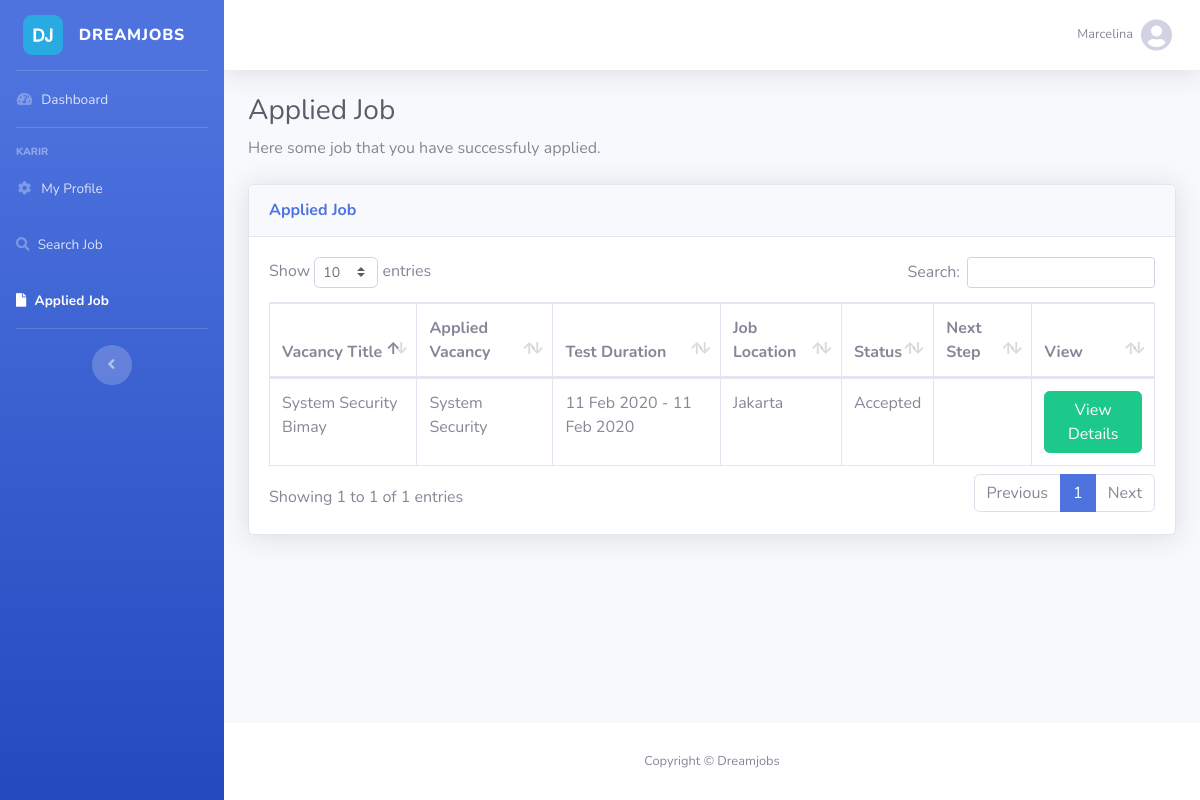
The page /UAppliedJob.php (signed in) on the database its author committed.
### tables this page shows
CREATE TABLE `trapplicantform` (
  `ApplicantFormId` varchar(15) NOT NULL,
  `UserID` varchar(15) DEFAULT NULL,
  `ApplicantDOB` date DEFAULT NULL,
  `ApplicantGender` varchar(10) DEFAULT NULL,
  `ApplicantAddress` varchar(255) DEFAULT NULL,
  `ApplicantPhone` varchar(55) DEFAULT NULL,
  `ApplicantIdentityNo` varchar(50) DEFAULT NULL,
  `EducationTypeID` int(11) DEFAULT NULL,
  `LastEducationName` varchar(255) DEFAULT NULL,
  `LastEducationMajor` varchar(255) DEFAULT NULL,
  `SalaryRangeID` int(11) DEFAULT NULL,
  `CreatedDate` date DEFAULT NULL,
  `UpdatedDate` date DEFAULT NULL
);

CREATE TABLE `trvacancy` (
  `VacancyID` varchar(15) NOT NULL,
  `VacancyTitle` varchar(50) NOT NULL,
  `CompanyID` varchar(15) DEFAULT NULL,
  `PositionID` varchar(15) DEFAULT NULL,
  `VacancyStatusId` int(11) DEFAULT NULL,
  `SalaryRangeID` int(11) DEFAULT NULL,
  `EducationTypeID` int(11) DEFAULT NULL,
  `VacancyLocation` varchar(255) DEFAULT NULL,
  `CreatedDate` date DEFAULT NULL,
  `UpdatedDate` date DEFAULT NULL,
  `CreatedBy` varchar(125) DEFAULT NULL,
  `UpdatedBy` varchar(125) DEFAULT NULL
);

CREATE TABLE `msposition` (
  `PositionID` varchar(15) NOT NULL,
  `PositionName` varchar(255) DEFAULT NULL,
  `CreatedDate` date DEFAULT NULL,
  `UpdatedDate` date DEFAULT NULL,
  `CreatedBy` varchar(125) DEFAULT NULL,
  `UpdatedBy` varchar(125) DEFAULT NULL
);

CREATE TABLE `trvacancydetail` (
  `ApplicantFormID` varchar(15) NOT NULL,
  `StepID` int(11) NOT NULL,
  `ApplicantStatusID` int(11) DEFAULT NULL,
  `VacancyID` varchar(15) NOT NULL,
  `FlagStatus` varchar(255) DEFAULT NULL,
  `CreatedDate` date DEFAULT NULL,
  `UpdatedDate` date DEFAULT NULL,
  `CreatedBy` varchar(125) DEFAULT NULL,
  `UpdatedBy` varchar(125) DEFAULT NULL
);

CREATE TABLE `msapplicantstatus` (
  `ApplicantStatusID` int(11) NOT NULL,
  `ApplicantStatusName` varchar(15) DEFAULT NULL
);

### UAppliedJob.php (the view, shortened to what this page needs)
<?php
include "config/DB.php";
$page = "UAppliedJob";
?>
<!DOCTYPE html>
<html lang="en">
<head><meta http-equiv="Content-Type" content="text/html; charset=utf-8">
  <link href="vendor/fontawesome-free/css/all.min.css" rel="stylesheet" type="text/css">
  <link href="css/sb-admin-2.min.css" rel="stylesheet">
    <link href="vendor/datatables/dataTables.bootstrap4.min.css" rel="stylesheet">
</head>
<body id="page-top">
<?php
 include_once("contain.php");
 ?>
        <div class="container-fluid">
            <h1 class="h3 mb-2 text-gray-800">Applied Job</h1>
            <p class="mb-4">Here some job that you have successfuly applied.</p>
            <div class="card shadow mb-4">
                <div class="card-header py-3">
                    <h6 class="m-0 font-weight-bold text-primary">Applied Job</h6>
                </div>
                <div class="card-body">
                    <div class="table-responsive">
                        <table class="table table-bordered" id="dataTable" width="100%" cellspacing="0">
                            <thead>
                                <tr>
                                    <th>Vacancy Title</th>
                                    <th>Applied Vacancy</th>
                                    <th>Test Duration</th>
                                    <th>Job Location</th>
                                    <th>Status</th>
                                    <th>Next Step</th>
                                    <th>View</th>
                                </tr>
                            </thead>
                            <?php
                                $query = "SELECT VacancyTitle, VacancyID as vacid,PositionName, VacancyLocation,(select DATE_FORMAT(time,'%d %b %Y')
                                from trvacancysteptime WHERE VacancyID=vacid ORDER by stepid asc limit 1 ) as starttest, (select DATE_FORMAT(time,'%d %b %Y')
                                from trvacancysteptime WHERE VacancyID=vacid ORDER by stepid DESC limit 1 ) as endtest,vacancystatusname,educationtypename,
                                (select stepname from trvacancysteptime a join msstep b on a.StepID=b.stepid where VacancyID=vacid and time>curdate() limit 1) as
                                nextstep FROM trvacancy a JOIN mscompany b on a.CompanyID=b.CompanyID join msposition c on a.PositionID=c.PositionID join
                                msvacancystatus m on a.VacancyStatusId=m.VacancyStatusID join mseducationtype d on a.EducationTypeID=d.EducationTypeID join
                                mssalaryrange e on a.SalaryRangeID=e.SalaryRangeId where VacancyID in(select VacancyID from trvacancydetail where
                                applicantformid in(select ApplicantFormID from trapplicantform  where userid='".$_SESSION['userid']."'))";
                                $res = $conn->query($query);
                            ?>
                             <tbody>
                              <?php while($row = $res->fetch_assoc()){ ?>
                                <tr>
                                    <td><?= $row['VacancyTitle'] ?></td>
                                    <td><?= $row['PositionName'] ?></td>
                                    <td><?= $row['starttest']." - ".$row['endtest'] ?></td>
                                    <td><?= $row['VacancyLocation'] ?></td>
                                      <?php
                                    $querycek="SELECT a.StepID, StepName, ApplicantStatusName,a.ApplicantStatusID as id FROM trvacancydetail a join msapplicantstatus b on a.ApplicantStatusID=b.ApplicantStatusID join msstep c on a.StepID=c.StepID where ApplicantFormID in(select ApplicantFormID from trapplicantform where userid='".$_SESSION['userid']."') and VacancyID='".$row['vacid']."' order by a.StepID desc limit 1";
                                       $rescek = $conn->query($querycek);
                                  $time="SELECT DATE_FORMAT(time,'%d %b %Y') as timenextstep,stepname from trvacancydetail a join trvacancysteptime b on a.vacancyid=b.vacancyid join msstep c on a.stepid=c.stepid
                                        where a.VacancyID='".$row['vacid']."'  and  applicantformid in (select applicantformid from trapplicantform where userid='".$_SESSION['userid']."')
                                            and applicantstatusid=4";
                                          $timeget = $conn->query($time);
                                          $gettime = $timeget->fetch_assoc();
                                     ?>
                                    <?php while($rows = $rescek->fetch_assoc()){
                                        if($rows['id']==3)
                                          {
                                             { ?>
                                                      <td><?= $rows['ApplicantStatusName'] ?></td>
                                                      <td>-</td>
                                             <?php }
                                          } else{
                                              { ?>
                                                 <td><?= $rows['ApplicantStatusName'] ?></td>
                                                  <td><?= $gettime['stepname'] ?></td>
                                                <?php }
                                          }
                                         ?>
                                        <?php } ?>
                                    <td>
                                         <a href="UJobCard.php?id=<?php echo $row['vacid'] ?>"  style="text-decoration: none;">
                                          <button  id="status" class="btn btn-success"> View Details </button>
                                        </a>
                                    </td>
                                </tr>
                              <?php } ?>
                            </tbody>
                        </table>
                    </div>
                </div>
            </div>
        </div>
      </div>
      <footer class="sticky-footer bg-white">
        <div class="container my-auto">
          <div class="copyright text-center my-auto">
            <span>Copyright &copy; Dreamjobs</span>
          </div>
        </div>
      </footer>
</body>
</html>

### contain.php (shortened to what this page needs)
<div id="wrapper">
<ul class="navbar-nav bg-gradient-primary sidebar sidebar-dark accordion" id="accordionSidebar">
  <?php
        include_once "config/DB.php";
        $query="SELECT SalaryRangeID,ApplicantDOB, ApplicantGender, ApplicantAddress, ApplicantPhone, ApplicantIdentityNo,EducationTypeID,LastEducationName,
        LastEducationMajor from trapplicantform a join msuser b on a.userid=b.userid where a.userid='".$_SESSION['userid']."'";
        $result=$conn->query($query);
        while($temp=$result->fetch_assoc()){
          if($temp['ApplicantDOB']==null||$temp['ApplicantGender']==null||$temp['ApplicantAddress']==null||
                           $temp['ApplicantPhone']==null||$temp['ApplicantIdentityNo']==null||$temp['EducationTypeID'] ==null
                           ||  $temp['LastEducationName']==null||$temp['LastEducationMajor']==null||$temp['SalaryRangeID']==null)
                        {
                           { ?>  <a class="sidebar-brand d-flex align-items-center justify-content-center" href="UDashboardNew.php">
                                  <img src="logo.png" alt="gambar" style="width: 40px">
                                  <div class="sidebar-brand-text mx-3">DREAMJOBS</div>
                                </a>
                                  <?php }
                        } else{
                             { ?> <a class="sidebar-brand d-flex align-items-center justify-content-center" href="UDashboardExists.php">
                                    <img src="logo.png" alt="gambar" style="width: 40px">
                                    <div class="sidebar-brand-text mx-3">DREAMJOBS</div>
                                  </a>
                                  <?php }
                        }
        ?>
      <?php }?>
  <hr class="sidebar-divider my-0">
  <li class="nav-item <?php if($page == "Dashboard") echo "active";?>">
  <?php
        include_once "config/DB.php";
        $query="SELECT SalaryRangeID,ApplicantDOB, ApplicantGender, ApplicantAddress, ApplicantPhone, ApplicantIdentityNo,EducationTypeID,LastEducationName,LastEducationMajor from trapplicantform a join msuser b on a.userid=b.userid where a.userid='".$_SESSION['userid']."'";
        $result=$conn->query($query);
        while($temp=$result->fetch_assoc()){
          if($temp['ApplicantDOB']==null||$temp['ApplicantGender']==null||$temp['ApplicantAddress']==null||
                           $temp['ApplicantPhone']==null||$temp['ApplicantIdentityNo']==null||$temp['EducationTypeID'] ==null
                           ||  $temp['LastEducationName']==null||$temp['LastEducationMajor']==null||$temp['SalaryRangeID']==null)
                        {
                           { ?>   <a class="nav-link" href="UDashboardNew.php">
                                  <i class="fas fa-fw fa-tachometer-alt"></i>
                                  <span>Dashboard</span></a>
                                  <?php }
                        } else{
                             { ?> <a class="nav-link" href="UDashboardExists.php">
                                  <i class="fas fa-fw fa-tachometer-alt"></i>
                                  <span>Dashboard</span></a>
                                  <?php }
                        }
        ?>
      <?php }?>
  </li>
  <hr class="sidebar-divider">
  <div class="sidebar-heading">
    KARIR
  </div>
  <li class="nav-item <?php if($page == "MyProfile") echo "active";?>">
      <?php
        include_once "config/DB.php";
        $query="SELECT SalaryRangeID,ApplicantDOB, ApplicantGender, ApplicantAddress, ApplicantPhone, ApplicantIdentityNo,EducationTypeID,LastEducationName,LastEducationMajor from trapplicantform a join msuser b on a.userid=b.userid where a.userid='".$_SESSION['userid']."'";
        $result=$conn->query($query);
        while($temp=$result->fetch_assoc()){
          if($temp['ApplicantDOB']==null||$temp['ApplicantGender']==null||$temp['ApplicantAddress']==null||
                           $temp['ApplicantPhone']==null||$temp['ApplicantIdentityNo']==null||$temp['EducationTypeID'] ==null
                           ||  $temp['LastEducationName']==null||$temp['LastEducationMajor']==null||$temp['SalaryRangeID']==null)
                        {
                           { ?> <a class="nav-link collapsed" href="UMyProfileCreate.php">
                            <i class="fas fa-fw fa-cog"></i>
                            <span>My Profile</span></a><?php }
                        } else{
                             { ?> <a class="nav-link collapsed" href="UMyProfile.php">
                                 <i class="fas fa-fw fa-cog"></i>
                                  <span>My Profile</span>
                             </a><?php }
                        }
        ?>
      <?php }?>
  </li>
  <li class="nav-item <?php if($page == "USearchJob") echo "active";?>">
    <a class="nav-link collapsed" href="USearchJob.php">
      <i class="fa fa-search"></i>
      <span>Search Job</span>
    </a>
  </li>
  <li class="nav-item <?php if($page == "UAppliedJob") echo "active";?>">
    <a class="nav-link collapsed" href="UAppliedJob.php">
      <i class="fa fa-file"></i>
      <span>Applied Job</span>
    </a>
  </li>
  <hr class="sidebar-divider d-none d-md-block">
  <div class="text-center d-none d-md-inline">
    <button class="rounded-circle border-0" id="sidebarToggle"></button>
  </div>
</ul>
<div id="content-wrapper" class="d-flex flex-column">
  <div id="content">
    <nav class="navbar navbar-expand navbar-light bg-white topbar mb-4 static-top shadow">
      <ul class="navbar-nav ml-auto">
        <li class="nav-item dropdown no-arrow">
          <a class="nav-link dropdown-toggle" href="#" id="userDropdown" role="button" data-toggle="dropdown" aria-haspopup="true" aria-expanded="false">
            <span class="mr-2 d-none d-lg-inline text-gray-600 small"><?php echo $_SESSION['user'] ?></span>
            <i class="fa fa-user-circle fa-2x" aria-hidden="true"></i>
          </a>
        </li>
      </ul>
    </nav>

### rows shown on the page
trapplicantform: ApplicantDOB "Dashboard"
trvacancy: VacancyTitle "System Security Bimay", PositionID.PositionName "System Security", starttest "11 Feb 2020", endtest "11 Feb 2020", VacancyLocation "Jakarta"
trvacancydetail: ApplicantStatusID.ApplicantStatusName "Accepted"

### other values the page prints
$_SESSION['user'] "Marcelina"
